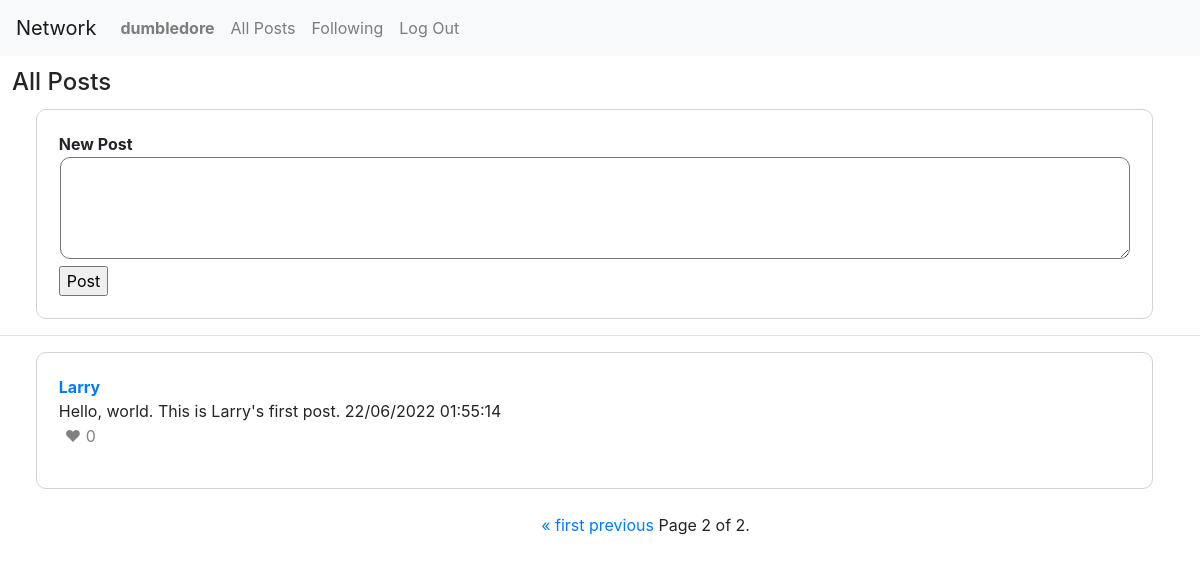
Screenshot of /?page=2 (signed in) with the database file from the repository.
### network/models.py (models this page shows, shortened)
class User(AbstractUser):
    pass

class Post(models.Model):
    content = models.TextField()
    author = models.ForeignKey(User, on_delete=models.CASCADE)
    likes = models.ManyToManyField(User, related_name='liked_user', blank=True, null = True)
    created_at = models.TextField(blank=True, null=True)
    updated_at = models.TextField(blank=True, null=True)

### network/views.py (the view)
# urls.py: path("", views.index, name="index"),
@login_required
def index(request):
    if request.method =="POST":
        if "new_post" in request.POST:
            new_post = request.POST["new_post_content"]
            author = request.user
            now = datetime.now()
            post_time = now.strftime("%d/%m/%Y %H:%M:%S")
            post = Post.objects.create(content=new_post, author=author,created_at = post_time)
            post.save()
            return HttpResponseRedirect(reverse("index"))
        elif "edit_post" in request.POST:
            print("editpage")
            original_content = request.POST["original_post"]
            new_content = request.POST["edit_content"]
            author=request.user
            now = datetime.now()
            edit_time = now.strftime("%d/%m/%Y %H:%M:%S")
            post = Post.objects.filter(content=original_content).update(content=new_content, updated_at = edit_time)
            return HttpResponseRedirect(reverse("index"))
        elif "like" in request.POST:
            user=request.user
            content = request.POST["original_post"]
            Post.objects.get(content=content).likes.add(user)
            return HttpResponseRedirect(reverse("index"))
        elif "unlike" in request.POST:
            user=request.user
            content = request.POST["original_post"]
            Post.objects.get(content=content).likes.remove(user)
            return HttpResponseRedirect(reverse("index"))
    else:
        all_posts= Post.objects.all()
        all_posts = all_posts.order_by("-id").all()
        user=request.user
        paginator = Paginator(all_posts, 10) #show 10 posts per page
        page_number = request.GET.get("page")
        page_obj = paginator.get_page(page_number)
        return render(request, "network/index.html", {
            "posts": all_posts,
            "page_obj": page_obj,
            "user": user
        })

### network/templates/network/index.html (shortened to what this page needs)
{% extends "network/layout.html" %}
{% if user.is_authenticated %}
{% block body %}
    <div id="new_post_view" style="margin:1%;">
        <b><h4>All Posts</h4></b>
        <div style="border: 1px solid lightgray; border-radius: 10px; margin-left: 2%; margin-top: 1%; width:95%; ">
                <form method="POST" style="padding: 2%;" name="new_post">
                <b>New Post</b><br>
                <textarea id="new_post_content" name="new_post_content" style="width: 100%; margin: 1px; border-radius: 10px;" rows="4" ></textarea><br>
                <input type="submit" id="post" value="Post" name="new_post">
                </form>
        </div>
    </div>
    <hr>
    <div id="all_post_view" style="margin:1%;">
        {% for post in page_obj %}
        <div style="border: 1px solid lightgray; border-radius: 10px; margin-left: 2%; margin-top: 1%; width:95%; ">
            <form style="padding: 2%; text-align: left;" method="POST" name="edit_post">
                <a href="{% url 'profile' post.author %}"><b>{{post.author}}</b></a><br>
                <p id="post_{{post.content}}">{{post.content}}
                        {% if post.updated_at %}
                            {{post.updated_at}}(edited)
                        {% else %}
                            {{post.created_at}}
                        {% endif %}
                        <br>
                        {% if user in post.likes.filter %}
                        <button name="unlike" style="color: red; background: none; border: none;" title="Unlike" id="unlike">&hearts; <span style="color: grey;">{{post.likes.count}}</span> </button>
                        {% else %}
                        <button name="like" style="color: grey; background: none; border: none; " title="Like" id="like">&hearts; {{post.likes.count}}</button>
                        {% endif %}
                    </form>
    </div>
    {% endfor %}
    <br>
    <div class="pagination" style="margin-left: 45%">
        <span class="step-links">
            {% if page_obj.has_previous %}
                <a href="?page=1">&laquo; first</a>
                <a href="?page={{ page_obj.previous_page_number }}">previous</a>
            {% endif %}
            <span class="current">
                Page {{ page_obj.number }} of {{ page_obj.paginator.num_pages }}.
            </span>
        </span>
    </div>
{% endblock %}
{% endif %}

### network/templates/network/layout.html (shortened to what this page needs)
{% load static %}
<!DOCTYPE html>
<html lang="en">
    <head>
        <link rel="stylesheet" href="https://stackpath.bootstrapcdn.com/bootstrap/4.4.1/css/bootstrap.min.css">
        <link href="{% static 'network/styles.css' %}" rel="stylesheet">
    </head>
    <body>
        <nav class="navbar navbar-expand-lg navbar-light bg-light">
            <a class="navbar-brand" href="{% url 'index' %}">Network</a>
            <div>
              <ul class="navbar-nav mr-auto">
                {% if user.is_authenticated %}
                    <li class="nav-item">
                        <a class="nav-link" href="{% url 'profile' user.username %}"><strong>{{ user.username }}</strong></a>
                    </li>
                {% endif %}
                <li class="nav-item" id="all-posts">
                  <a class="nav-link" href="{% url 'index' %}">All Posts</a>
                </li>
                {% if user.is_authenticated %}
                    <li class="nav-item" id="following">
                        <a class="nav-link" href="{% url 'following' %}">Following</a>
                    </li>
                    <li class="nav-item">
                        <a class="nav-link" href="{% url 'logout' %}">Log Out</a>
                    </li>
                {% endif %}
              </ul>
            </div>
          </nav>
        <div class="body">
            {% block body %}
            {% endblock %}
        </div>
    </body>
</html>

### rows the page displays
User: username "dumbledore"
Post: author "Larry", content "Hello, world. This is Larry's first post.", created_at "22/06/2022 01:55:14", likes.count "0"

### other values shown
{{ page_obj.number }} "2"
{{ page_obj.paginator.num_pages }} "2"
